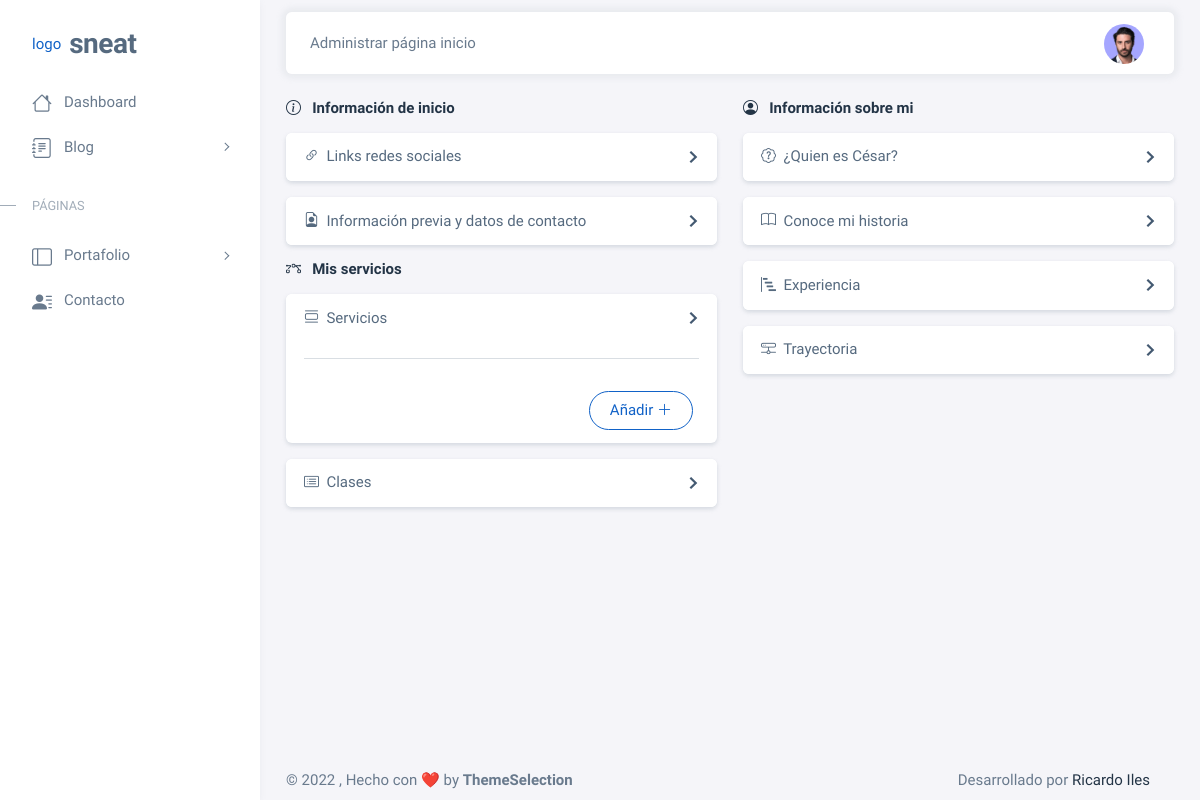
Before: /views/dashboard/portafolio/admin-index.php (signed in) with the older database file.
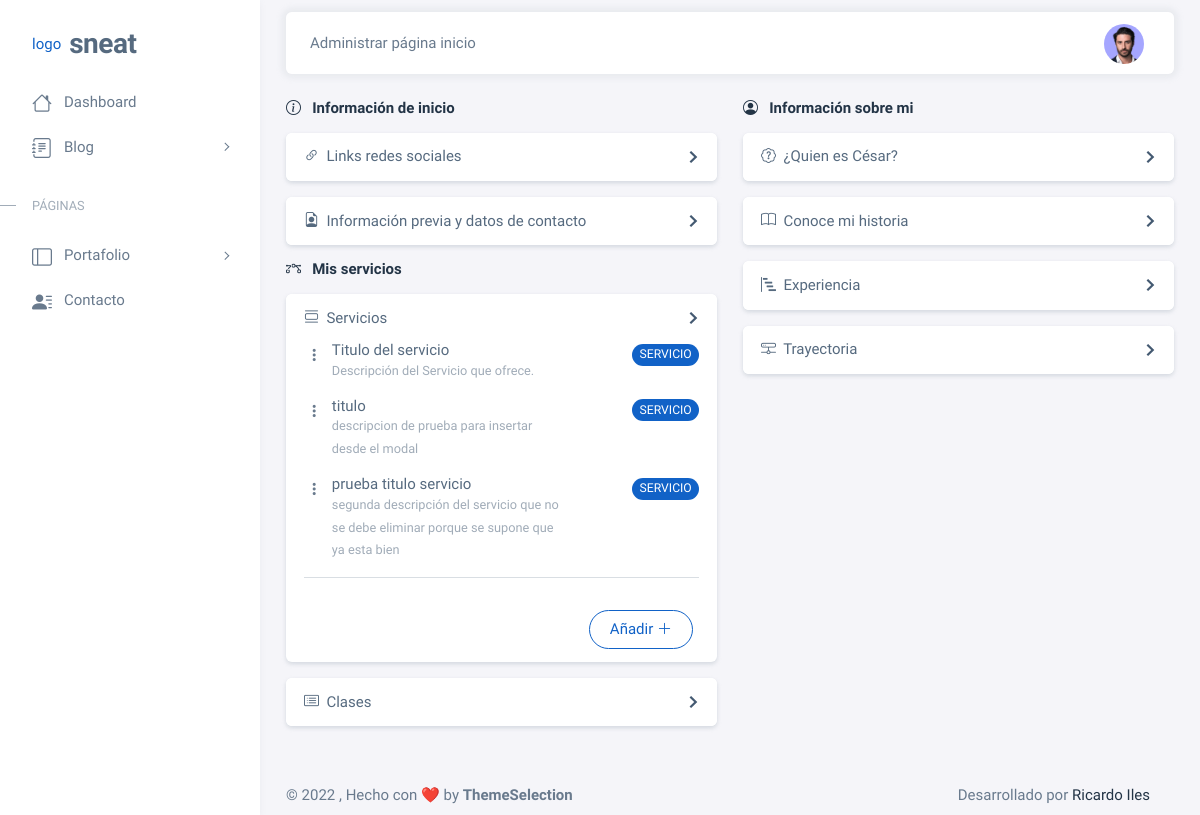
After: the same page with the newer database file.
### tables this page shows
CREATE TABLE `servicios` (
  `id_servicio` int(11) NOT NULL,
  `tipo` varchar(50) NOT NULL,
  `titulo` varchar(200) NOT NULL,
  `descripcion` text NOT NULL,
  `update_at` timestamp NOT NULL DEFAULT current_timestamp() ON UPDATE current_timestamp()
);

### views/dashboard/portafolio/admin-index.php (the view, shortened to what this page needs)
  <body>
    <div class="layout-wrapper layout-content-navbar">
      <div class="layout-container">
      <div class="layout-page">
          <nav
              class="layout-navbar container-xxl navbar navbar-expand-xl navbar-detached align-items-center bg-navbar-theme"
              id="layout-navbar">
              <div class="navbar-nav-right d-flex align-items-center" id="navbar-collapse">
              <div class="navbar-nav align-items-center">
                  Administrar página inicio
              </div>
              <?php include('../../../components/userDropdown_dashboard.php'); ?>
              </div>
          </nav>
        <div class="content-wrapper">
          <div class="container-xxl flex-grow-1 container-p-y">
            <div class="row">
              <div class="col-md-12 col-lg-12 col-xl-12 order-0 mb-4">
                <div class="row">
                    <div class="col-md mb-4 mb-md-0">
                        <h6 class="text-dark fw-semibold">
                          <i class="bi bi-info-circle"></i> &nbsp;
                            Información de inicio
                        </h6>
                          <div class="accordion mt-3" id="accordionExample">
                            <div class="card accordion-item">
                              <h2 class="accordion-header" id="headingTwo">
                                <button
                                type="button"
                                class="accordion-button collapsed"
                                data-bs-toggle="collapse"
                                data-bs-target="#linkredsocial"
                                aria-expanded="false"
                                aria-controls="linkredsocial"
                                >
                                <i class="bi bi-link-45deg"></i> &nbsp;
                                Links redes sociales
                              </h2>
                            </div>
                          </div>
                          <div class="accordion mt-3" id="accordionExample">
                            <div class="card accordion-item">
                              <h2 class="accordion-header" id="headingTwo">
                                <button
                                type="button"
                                class="accordion-button collapsed"
                                data-bs-toggle="collapse"
                                data-bs-target="#previewinfo"
                                aria-expanded="false"
                                aria-controls="previewinfo"
                                >
                                <i class="bi bi-file-earmark-person"></i> &nbsp;
                                Información previa y datos de contacto
                              </h2>
                            </div>
                          </div>
                        <p>
                          <h6 class="text-dark fw-semibold">
                            <i class="bi bi-bezier"></i> &nbsp;
                              Mis servicios
                          </h6>
                        </p>
                            <div class="accordion mt-3" id="accordionExample">
                              <div class="card accordion-item">
                                <h2 class="accordion-header" id="headingTwo">
                                  <button
                                  type="button"
                                  class="accordion-button collapsed"
                                  data-bs-toggle="collapse"
                                  data-bs-target="#servicios"
                                  aria-expanded="false"
                                  aria-controls="servicios"
                                  >
                                  <i class="bi bi-view-list"></i> &nbsp;
                                  Servicios
                                </h2>
                                <div
                                  id="servicios"
                                  class="accordion-collapse collapse show"
                                  aria-labelledby="headingTwo"
                                  data-bs-parent="#accordionExample"
                                  >
                                  <div class="accordion-body">
                                    <?php
                                      $servicio = mysqli_query($mysqli, "SELECT * FROM servicios WHERE tipo = 'servicio'");
                                      while($serv = mysqli_fetch_array($servicio)) {
                                    ?>
                                      <div class="d-flex mb-3">
                                        <div class="flex-shrink-0">
                                          <div class="btn-group dropend">
                                            <button class="btn p-0" type="button" id="transactionID" data-bs-toggle="dropdown" aria-haspopup="true" aria-expanded="false">
                                              <i class="bx bx-dots-vertical-rounded"></i>
                                            </button>
                                          </div> &nbsp;
                                        </div>
                                        <div class="flex-grow-1 row">
                                          <div class="col-9 col-sm-8 mb-sm-0 mb-2">
                                            <h6 class="mb-0"><?php echo $serv['titulo'];?></h6>
                                            <small class="text-muted"><?php echo $serv['descripcion'];?></small>
                                          </div>
                                          <div class="col-3 col-sm-4 text-end">
                                            <span class="badge rounded-pill bg-primary"><?php echo $serv['tipo'];?></span>
                                          </div>
                                        </div>
                                      </div>
                                    <?php
                                      }
                                    ?>
                                    <hr>
                                    <div class="demo-inline-spacing text-end">
                                    <a
                                      href="edit_entrada.php?id_entrada="
                                      type="button"
                                      class="btn rounded-pill btn-outline-primary"
                                      data-bs-toggle="modal" data-bs-target="#nuevoServicio"
                                      >
                                      Añadir <span class=""><i class="bi bi-plus-lg"></i></span>
                                    </a>
                                  </div>
                                </div>
                              </div>
                            </div>
                          </div>
                          <div class="accordion mt-3" id="accordionExample">
                            <div class="card accordion-item">
                              <h2 class="accordion-header" id="headingTwo">
                                <button
                                type="button"
                                class="accordion-button collapsed"
                                data-bs-toggle="collapse"
                                data-bs-target="#clases"
                                aria-expanded="false"
                                aria-controls="clases"
                                >
                                <i class="bi bi-card-list"></i> &nbsp;
                                Clases
                              </h2>
                            </div>
                          </div>
                    </div>
                    <div class="col-md mb-4 mb-md-0">
                      <h6 class="text-dark fw-semibold">
                        <i class="bi bi-person-circle"></i> &nbsp;
                        Información sobre mi
                      </h6>
                        <div class="accordion mt-3" id="accordionExample">
                          <div class="card accordion-item">
                            <h2 class="accordion-header" id="headingTwo">
                              <button
                              type="button"
                              class="accordion-button collapsed"
                              data-bs-toggle="collapse"
                              data-bs-target="#cesar"
                              aria-expanded="false"
                              aria-controls="cesar"
                              >
                              <i class="bi bi-patch-question"></i> &nbsp;
                              ¿Quien es César?
                            </h2>
                          </div>
                        </div>
                        <div class="accordion mt-3" id="accordionExample">
                          <div class="card accordion-item">
                            <h2 class="accordion-header" id="headingTwo">
                              <button
                              type="button"
                              class="accordion-button collapsed"
                              data-bs-toggle="collapse"
                              data-bs-target="#storytelling"
                              aria-expanded="false"
                              aria-controls="storytelling"
                              >
                              <i class="bi bi-book"></i> &nbsp;
                              Conoce mi historia
                            </h2>
                          </div>
                        </div>
                        <div class="accordion mt-3" id="accordionExample">
                          <div class="card accordion-item">
                            <h2 class="accordion-header" id="headingTwo">
                              <button
                              type="button"
                              class="accordion-button collapsed"
                              data-bs-toggle="collapse"
                              data-bs-target="#experiencia"
                              aria-expanded="false"
                              aria-controls="experiencia"
                              >
                              <i class="bi bi-bar-chart-steps"></i> &nbsp;
                              Experiencia
                            </h2>
                          </div>
                        </div>
                        <div class="accordion mt-3" id="accordionExample">
                          <div class="card accordion-item">
                            <h2 class="accordion-header" id="headingTwo">
                              <button
                              type="button"
                              class="accordion-button collapsed"
                              data-bs-toggle="collapse"
                              data-bs-target="#trayectoria"
                              aria-expanded="false"
                              aria-controls="trayectoria"
                              >
                              <i class="bi bi-hdd-network"></i> &nbsp;
                              Trayectoria
                            </h2>
                          </div>
                        </div>
                    </div>
                </div>
              </div>
            </div>
          </div>
          <footer class="content-footer footer bg-footer-theme">
            <div class="container-xxl d-flex flex-wrap justify-content-between py-2 flex-md-row flex-column">
              <div class="mb-2 mb-md-0">
                ©
                , Hecho con ❤️ by
                <a href="https://themeselection.com" target="_blank" class="footer-link fw-bolder">ThemeSelection</a>
              </div>
              <div>
                  Desarrollado por <a href="https://ricardoiles.github.io/me/" class="footer-link me-4 text-dark" target="_blank">Ricardo Iles</a>
              </div>
            </div>
          </footer>
        </div>
      </div>
      </div>
    </div>
  </body>
</html>

### components/userDropdown_dashboard.php (shortened to what this page needs)
<ul class="navbar-nav flex-row align-items-center ms-auto">
    <li class="nav-item navbar-dropdown dropdown-user dropdown">
      <a class="nav-link dropdown-toggle hide-arrow" href="javascript:void(0);" data-bs-toggle="dropdown">
          <div class="avatar">
          <img src="http://localhost/bogar/views/dashboard/assets/img/avatars/1.png" alt class="w-px-40 h-auto rounded-circle" />
          </div>
      </a>
    </li>
</ul>

### views/dashboard/assets/css/demo.css (style rules this page uses)
.menu .app-brand.demo { height: 64px; margin-top: 12px; }
.app-brand-text.demo { font-size: 1.75rem; letter-spacing: -0.5px; text-transform: lowercase; }
.demo-inline-spacing > * { margin: 1rem 0.375rem 0 0 !important; }
dl, ol, ul { margin-top: 0; margin-bottom: 1rem; }

Changed rows visible on the page:
added servicios: titulo "Titulo del servicio", descripcion "Descripción del Servicio que ofrece.", tipo "SERVICIO"
added servicios: titulo "titulo", descripcion "descripcion de prueba para insertar desde el modal", tipo "SERVICIO"
added servicios: titulo "prueba titulo servicio", descripcion "segunda descripción del servicio que no se debe eliminar porque se supone que ya esta bien", tipo "SERVICIO"
